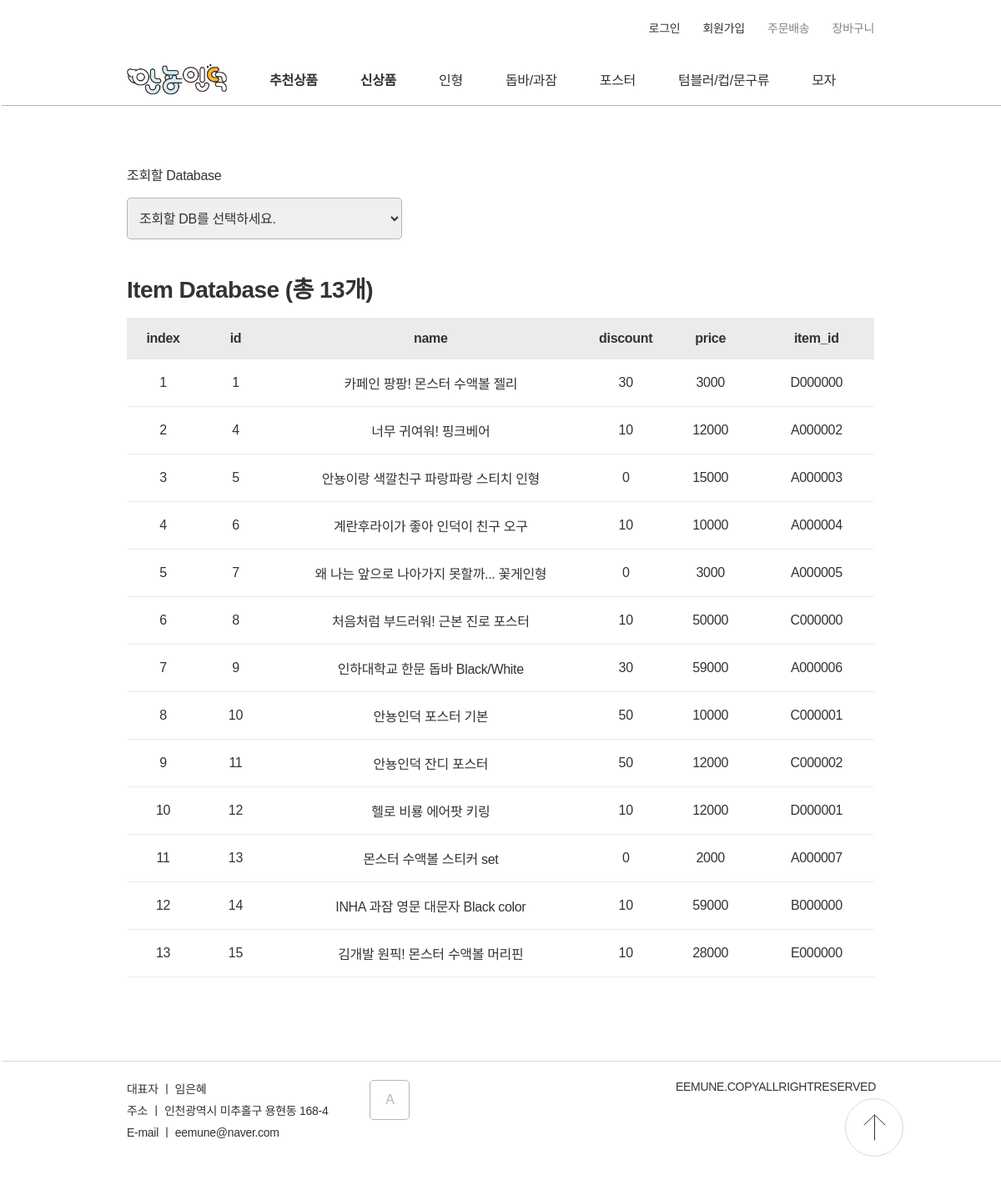
The app's page /show_db with its own data.
### data_models.py (models this page shows, shortened)
class Item(db.Model):
    __tablename__="Item"
    id=Column(db.Integer, primary_key=True)
    item_id=Column(String(7))
    name=Column(String(20))
    price=Column(Integer)
    discount=Column(Integer)

### server.py (the view)
@app.route('/show_db')
def show_db():
    db_category=request.args.get("category", "Item")
    db_all=None
    if(db_category=="Item"):
        db_all=db.session.query(Item).all()
    elif(db_category=="User"):
        db_all=db.session.query(User).all()
    elif(db_category=="Option"):
        db_all=db.session.query(Option).all()
    elif(db_category=="Post"):
        db_all=db.session.query(Post).all()
    elif(db_category=="Order"):
        db_all=db.session.query(Order).all()
    elif(db_category=="Wishlist"):
        db_all=db.session.query(Wishlist).all()
    return render_template("show_db.html", item=db_all)

### templates/show_db.html (shortened to what this page needs)
<!DOCTYPE html>
<html lang="en">
<head>
    <link href="../static/CSS/stylesheet.css" rel="stylesheet">
    <link href="../static/CSS/nav.css" rel="stylesheet">
    <link href="../static/CSS/show_db.css" rel="stylesheet">
</head>
<nav>
    <div id="comp_header">
        <div id="component_top-list">
            <ul>
                {% if session['user_id']%}
                <li><a class="size_14"href="./wishlist">{{session['user_id']}}님 안녕하세요!</a></li>
                <li><a class="size_14"href="./logout">로그아웃</a></li>
                {% else %}
                <li><a class="size_14"href="./signin">로그인</a></li>
                <li><a class="size_14"href="./signup">회원가입</a></li>
                {% endif %}
                <li><a class="size_14 color_B5B5B5"href="error">주문배송</a></li>
                <li><a class="size_14 color_B5B5B5"href="wishlist">장바구니</a></li>
            </ul>
        </div>
        <div id="component_navigator">
            <ul>
                <img id="LOGO" onclick="location.href='/'" src="../static/img/icon/안뇽인덕.png"/>
                <li><a style="font-weight: 700;" href="./category_item?category=추천상품">추천상품</a></li>
                <li><a style="font-weight: 700;" href=".//category_item?category=신상품">신상품</a></li>
                <li><a href="./category_item?category=A">인형</a></li>
                <li><a href="./category_item?category=B">돕바/과잠</a></li>
                <li><a href="./category_item?category=C">포스터</a></li>
                <li><a href="./category_item?category=D">텀블러/컵/문구류</a></li>
                <li><a href="./category_item?category=E">모자</a></li>
            </ul>
        </div>
        </div>
</nav>
<body>
    <p class="select_label">조회할 Database</p>
    <select onchange="change_db(event)" class="select_db">
        <option>조회할 DB를 선택하세요.</option>
    </select>
    <p class="section_title weight_700">{{item[0].__table__.name}} Database (총 {{item|length}}개)</p>
    <table class="show_db">
        <tr class="table_header">
            <td class="weight_700">index</td>
            {%for key in item[0].__dict__%}
                {%if loop.index!=1%}
                    <td class="weight_700">{{key}}</td>
                {%endif%}
            {%endfor%}
        </tr>
        {%for  obj in item%}
            <tr  class="table_body">
                <td>{{loop.index}}</td>
                {%for key in obj.__dict__%}
                    {%if loop.index!=1%}
                        <td>{{obj.__dict__[key]}}</td>
                    {%endif%}
                {%endfor%}
            </tr>
        {%endfor%}
    </table>
</body>
<footer>
    <div class="introduction">
        <p class="size_14">대표자 ㅣ 임은혜</p>
        <p class="size_14">주소 ㅣ 인천광역시 미추홀구 용현동 168-4</p>
        <p class="size_14">E-mail ㅣ eemune@naver.com</p>
    </div>
    <button onclick="location.href='/adminpage'">A</button>
    <div class="copyright">
        <p class="color_838383 size_14">EEMUNE.COPYALLRIGHTRESERVED</p>
    </div>
    <img id="gogo_top" src="../static/img/icon/icon_top.svg" onclick="location.href='#'"/>
</footer>
</html>

### static/CSS/stylesheet.css (style rules this page uses)
* { margin:0px; padding:0px; font-family: 'Noto Sans KR', sans-serif; font-size:16px; font-weight: 400; text-decoration: none; color:#333333; letter-spacing: -0.02em; box-sizing: border-box; }
#LOGO { width:120px; }
button { cursor:pointer; }
img { object-fit: cover; }
body { padding:0px 152px; overflow-x: hidden; }
li { list-style:none; display: inline-block; }
.color_B5B5B5 { color: #b5b5b5; }
.color_B5B5B5 { color: #838383; }
.size_14 { font-size:14px; }
.weight_700 { font-weight: 700; }
.section_title { font-size: 28px; }
footer { border-top: 1px solid #D9D9D9; padding-top:22px; width:100vw; margin-left: -150px; padding-left: 150px; display: flex; margin-bottom: 60px; }
footer .introduction p { margin-bottom: 6px; }
footer button { padding: 0; margin-left:50px; width:48px; height:48px; border: 1px solid #B5B5B5; color:#B5B5B5; background-color: white; }
.copyright { position: absolute; right:150px; }
#gogo_top { width:70px; height:70px; position: fixed; right:117px; bottom:46px; z-index: 3; cursor:pointer; }
button { border: 1px solid #0085FF; color: #0085FF; background-color: white; border-radius: 5px; transition: 0.5s; }

### static/CSS/nav.css (style rules this page uses)
#component_top-list { margin-top:23px; display: flex; justify-content: flex-end; height:44px; }
#component_top-list ul li:not(:last-child) { margin-right:23px; }
#component_top-list li { font-size: 14px; color:#B5B5B5; }
#LOGO { display: inline-block; cursor:pointer; }
#component_navigator { display: inline-block; margin-left: -150px; height:60px; padding-right: 50px; width:100vw; border-bottom: 1px solid #B5B5B5; background-color: rgba(255, 255, 255, 0.89); z-index: 3; transition: 0.5s; }
#component_navigator ul { padding:0px 150px; display: flex; justify-content: space-between; align-items: center; height: 56px; }
#component_navigator li { text-align: center; }

### static/CSS/show_db.css (style rules this page uses)
.show_db { width:100%; text-align: center; border-collapse: collapse; margin-bottom: 100px; }
.table_header { width:100%; background-color: #ebebeb; height: 50px; align-items: center; }
.table_body { width:100%; border-bottom: 1px solid #ebebeb; align-items: center; box-sizing: border-box; }
.table_body td { padding: 16px 30px; }
.select_label { margin-top:70px; }
.select_db { width: 330px; height: 50px; border-radius: 5px; border: 1px solid #b5b5b5; padding-left: 10px; margin-top: 16px; }
.section_title { margin-top: 38px; margin-bottom: 16px; }

### records on screen
Item: __dict__ "1" "카페인 팡팡! 몬스터 수액볼 젤리" "30" "3000" "D000000"
Item: __dict__ "4" "너무 귀여워! 핑크베어" "10" "12000" "A000002"
Item: __dict__ "5" "안뇽이랑 색깔친구 파랑파랑 스티치 인형" "0" "15000" "A000003"
Item: __dict__ "6" "계란후라이가 좋아 인덕이 친구 오구" "10" "10000" "A000004"
Item: __dict__ "7" "왜 나는 앞으로 나아가지 못할까... 꽃게인형" "0" "3000" "A000005"
Item: __dict__ "8" "처음처럼 부드러워! 근본 진로 포스터" "10" "50000" "C000000"
Item: __dict__ "9" "인하대학교 한문 돕바 Black/White" "30" "59000" "A000006"
Item: __dict__ "10" "안뇽인덕 포스터 기본" "50" "10000" "C000001"
Item: __dict__ "11" "안뇽인덕 잔디 포스터" "50" "12000" "C000002"
Item: __dict__ "12" "헬로 비룡 에어팟 키링" "10" "12000" "D000001"
Item: __dict__ "13" "몬스터 수액볼 스티커 set" "0" "2000" "A000007"
Item: __dict__ "14" "INHA 과잠 영문 대문자 Black color" "10" "59000" "B000000"
Item: __dict__ "15" "김개발 원픽! 몬스터 수액볼 머리핀" "10" "28000" "E000000"

### other values on screen
{{ item[0].__table__.name }} "Item"
{{ item|length }} "13"
{{ key }} "id" "name" "discount" "price" "item_id"
